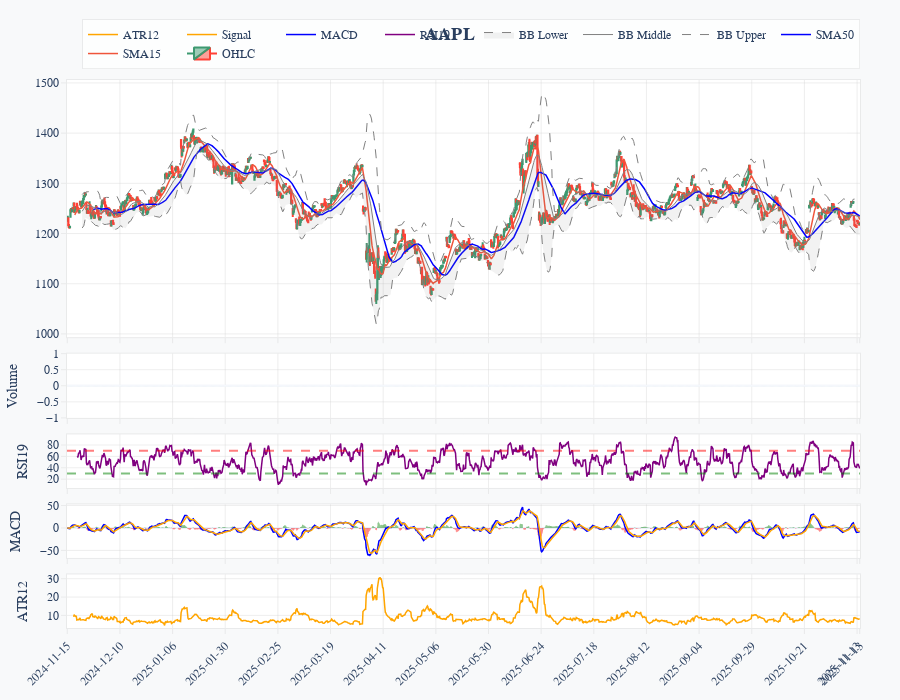

Here is the notebook cell this chart was saved with:
### Code cell
ta_client = TAClient()
df = ta_client.calculate_indicators(df_init, indicators)

from quanta.utils.trace import Candlesticks, Volume, Line

traces = [
    Candlesticks(),
    Line('hl_avg', name='HL Average', color='purple'),
    Volume()
]


from quanta.clients.chart import ChartClient

chart_client = ChartClient()
chart_client.plot(df, "AAPL", traces=traces, indicators=indicators, theme='professional')

### Figure 1 — Plotly figure (JSON) as saved in the notebook; plotly's stock layout.template omitted (floating-point values rounded to 4 significant figures; data arrays with more than 128 entries replaced by an {"elided": "..."} marker saying what was removed)
{"data": [{"close": {"elided": "1491 float values"}, "high": {"elided": "1491 float values"}, "low": {"elided": "1491 float values"}, "name": "OHLC", "open": {"elided": "1491 float values"}, "type": "candlestick", "x": {"elided": "1491 int values"}, "xaxis": "x", "yaxis": "y"}, {"line": {"width": 1.5}, "name": "SMA15", "type": "scatter", "x": {"elided": "1491 int values"}, "xaxis": "x", "y": {"elided": "1491 float values"}, "yaxis": "y"}, {"line": {"color": "blue", "width": 1.5}, "name": "SMA50", "type": "scatter", "x": {"elided": "1491 int values"}, "xaxis": "x", "y": {"elided": "1491 float values"}, "yaxis": "y"}, {"line": {"color": "gray", "dash": "dash", "width": 1}, "name": "BB Upper", "type": "scatter", "x": {"elided": "1491 int values"}, "xaxis": "x", "y": {"elided": "1491 float values"}, "yaxis": "y"}, {"line": {"color": "gray", "width": 1}, "name": "BB Middle", "type": "scatter", "x": {"elided": "1491 int values"}, "xaxis": "x", "y": {"elided": "1491 float values"}, "yaxis": "y"}, {"fill": "tonexty", "fillcolor": "rgba(128,128,128,0.1)", "line": {"color": "gray", "dash": "dash", "width": 1}, "name": "BB Lower", "type": "scatter", "x": {"elided": "1491 int values"}, "xaxis": "x", "y": {"elided": "1491 float values"}, "yaxis": "y"}, {"marker": {"color": {"elided": "1491 str values"}}, "name": "Volume", "showlegend": false, "type": "bar", "x": {"elided": "1491 int values"}, "xaxis": "x2", "y": {"elided": "1491 int values"}, "yaxis": "y2"}, {"line": {"color": "purple", "width": 1.5}, "name": "RSI19", "type": "scatter", "x": {"elided": "1491 int values"}, "xaxis": "x3", "y": {"elided": "1491 float values"}, "yaxis": "y3"}, {"line": {"color": "blue", "width": 1.5}, "name": "MACD", "type": "scatter", "x": {"elided": "1491 int values"}, "xaxis": "x4", "y": {"elided": "1491 float values"}, "yaxis": "y4"}, {"line": {"color": "orange", "width": 1.5}, "name": "Signal", "type": "scatter", "x": {"elided": "1491 int values"}, "xaxis": "x4", "y": {"elided": "1491 float values"}, "yaxis": "y4"}, {"marker": {"color": {"elided": "1491 str values"}, "line": {"color": {"elided": "1491 str values"}, "width": 0}}, "name": "Histogram", "opacity": 0.7, "showlegend": false, "type": "bar", "x": {"elided": "1491 int values"}, "xaxis": "x4", "y": {"elided": "1491 float values"}, "yaxis": "y4"}, {"line": {"color": "orange", "width": 1.5}, "name": "ATR12", "type": "scatter", "x": {"elided": "1491 int values"}, "xaxis": "x5", "y": {"elided": "1491 float values"}, "yaxis": "y5"}], "layout": {"font": {"family": "Computer Modern, serif", "size": 12}, "height": 700, "hovermode": "x unified", "legend": {"bgcolor": "rgba(255, 255, 255, 0.8)", "bordercolor": "rgba(200, 200, 200, 0.3)", "borderwidth": 1, "orientation": "h", "x": 1, "xanchor": "right", "y": 1.02, "yanchor": "bottom"}, "margin": {"b": 50, "l": 60, "r": 40, "t": 80}, "paper_bgcolor": "#f8f9fa", "plot_bgcolor": "white", "shapes": [{"line": {"color": "red", "dash": "dash"}, "opacity": 0.5, "type": "line", "x0": 0, "x1": 1, "xref": "x3 domain", "y0": 70, "y1": 70, "yref": "y3"}, {"line": {"color": "green", "dash": "dash"}, "opacity": 0.5, "type": "line", "x0": 0, "x1": 1, "xref": "x3 domain", "y0": 30, "y1": 30, "yref": "y3"}], "showlegend": true, "title": {"font": {"family": "Computer Modern, serif", "size": 18}, "text": "<b>AAPL</b>", "x": 0.5, "xanchor": "center"}, "xaxis": {"anchor": "y", "domain": [0, 1], "gridcolor": "rgba(200, 200, 200, 0.3)", "gridwidth": 1, "linecolor": "rgba(200, 200, 200, 0.3)", "linewidth": 1, "matches": "x5", "mirror": true, "rangeslider": {"visible": false}, "showgrid": true, "showline": true, "showticklabels": false, "tickangle": -45, "tickcolor": "rgba(200, 200, 200, 0.3)", "ticklen": 5, "tickmode": "array", "ticks": "outside", "ticktext": ["2024-11-15", "2024-12-10", "2025-01-06", "2025-01-30", "2025-02-25", "2025-03-19", "2025-04-11", "2025-05-06", "2025-05-30", "2025-06-24", "2025-07-18", "2025-08-12", "2025-09-04", "2025-09-29", "2025-10-21", "2025-11-13", "2025-11-13"], "tickvals": [0, 99, 198, 297, 396, 495, 594, 693, 792, 891, 990, 1089, 1188, 1287, 1386, 1485, 1490], "tickwidth": 1}, "xaxis2": {"anchor": "y2", "domain": [0, 1], "gridcolor": "rgba(200, 200, 200, 0.3)", "gridwidth": 1, "linecolor": "rgba(200, 200, 200, 0.3)", "linewidth": 1, "matches": "x5", "mirror": true, "showgrid": true, "showline": true, "showticklabels": false, "tickangle": -45, "tickcolor": "rgba(200, 200, 200, 0.3)", "ticklen": 5, "tickmode": "array", "ticks": "outside", "ticktext": ["2024-11-15", "2024-12-10", "2025-01-06", "2025-01-30", "2025-02-25", "2025-03-19", "2025-04-11", "2025-05-06", "2025-05-30", "2025-06-24", "2025-07-18", "2025-08-12", "2025-09-04", "2025-09-29", "2025-10-21", "2025-11-13", "2025-11-13"], "tickvals": [0, 99, 198, 297, 396, 495, 594, 693, 792, 891, 990, 1089, 1188, 1287, 1386, 1485, 1490], "tickwidth": 1}, "xaxis3": {"anchor": "y3", "domain": [0, 1], "gridcolor": "rgba(200, 200, 200, 0.3)", "gridwidth": 1, "linecolor": "rgba(200, 200, 200, 0.3)", "linewidth": 1, "matches": "x5", "mirror": true, "showgrid": true, "showline": true, "showticklabels": false, "tickangle": -45, "tickcolor": "rgba(200, 200, 200, 0.3)", "ticklen": 5, "tickmode": "array", "ticks": "outside", "ticktext": ["2024-11-15", "2024-12-10", "2025-01-06", "2025-01-30", "2025-02-25", "2025-03-19", "2025-04-11", "2025-05-06", "2025-05-30", "2025-06-24", "2025-07-18", "2025-08-12", "2025-09-04", "2025-09-29", "2025-10-21", "2025-11-13", "2025-11-13"], "tickvals": [0, 99, 198, 297, 396, 495, 594, 693, 792, 891, 990, 1089, 1188, 1287, 1386, 1485, 1490], "tickwidth": 1}, "xaxis4": {"anchor": "y4", "domain": [0, 1], "gridcolor": "rgba(200, 200, 200, 0.3)", "gridwidth": 1, "linecolor": "rgba(200, 200, 200, 0.3)", "linewidth": 1, "matches": "x5", "mirror": true, "showgrid": true, "showline": true, "showticklabels": false, "tickangle": -45, "tickcolor": "rgba(200, 200, 200, 0.3)", "ticklen": 5, "tickmode": "array", "ticks": "outside", "ticktext": ["2024-11-15", "2024-12-10", "2025-01-06", "2025-01-30", "2025-02-25", "2025-03-19", "2025-04-11", "2025-05-06", "2025-05-30", "2025-06-24", "2025-07-18", "2025-08-12", "2025-09-04", "2025-09-29", "2025-10-21", "2025-11-13", "2025-11-13"], "tickvals": [0, 99, 198, 297, 396, 495, 594, 693, 792, 891, 990, 1089, 1188, 1287, 1386, 1485, 1490], "tickwidth": 1}, "xaxis5": {"anchor": "y5", "domain": [0, 1], "gridcolor": "rgba(200, 200, 200, 0.3)", "gridwidth": 1, "linecolor": "rgba(200, 200, 200, 0.3)", "linewidth": 1, "mirror": true, "showgrid": true, "showline": true, "tickangle": -45, "tickcolor": "rgba(200, 200, 200, 0.3)", "ticklen": 5, "tickmode": "array", "ticks": "outside", "ticktext": ["2024-11-15", "2024-12-10", "2025-01-06", "2025-01-30", "2025-02-25", "2025-03-19", "2025-04-11", "2025-05-06", "2025-05-30", "2025-06-24", "2025-07-18", "2025-08-12", "2025-09-04", "2025-09-29", "2025-10-21", "2025-11-13", "2025-11-13"], "tickvals": [0, 99, 198, 297, 396, 495, 594, 693, 792, 891, 990, 1089, 1188, 1287, 1386, 1485, 1490], "tickwidth": 1}, "yaxis": {"anchor": "x", "domain": [0.5307, 1], "gridcolor": "rgba(200, 200, 200, 0.3)", "gridwidth": 1, "linecolor": "rgba(200, 200, 200, 0.3)", "linewidth": 1, "mirror": true, "showgrid": true, "showline": true, "tickcolor": "rgba(200, 200, 200, 0.3)", "ticklen": 5, "ticks": "outside", "tickwidth": 1}, "yaxis2": {"anchor": "x2", "domain": [0.3833, 0.5007], "gridcolor": "rgba(200, 200, 200, 0.3)", "gridwidth": 1, "linecolor": "rgba(200, 200, 200, 0.3)", "linewidth": 1, "mirror": true, "showgrid": true, "showline": true, "tickcolor": "rgba(200, 200, 200, 0.3)", "ticklen": 5, "ticks": "outside", "tickwidth": 1, "title": {"text": "Volume"}}, "yaxis3": {"anchor": "x3", "domain": [0.2556, 0.3533], "gridcolor": "rgba(200, 200, 200, 0.3)", "gridwidth": 1, "linecolor": "rgba(200, 200, 200, 0.3)", "linewidth": 1, "mirror": true, "showgrid": true, "showline": true, "tickcolor": "rgba(200, 200, 200, 0.3)", "ticklen": 5, "ticks": "outside", "tickwidth": 1, "title": {"text": "RSI19"}}, "yaxis4": {"anchor": "x4", "domain": [0.1278, 0.2256], "gridcolor": "rgba(200, 200, 200, 0.3)", "gridwidth": 1, "linecolor": "rgba(200, 200, 200, 0.3)", "linewidth": 1, "mirror": true, "showgrid": true, "showline": true, "tickcolor": "rgba(200, 200, 200, 0.3)", "ticklen": 5, "ticks": "outside", "tickwidth": 1, "title": {"text": "MACD"}}, "yaxis5": {"anchor": "x5", "domain": [0, 0.09778], "gridcolor": "rgba(200, 200, 200, 0.3)", "gridwidth": 1, "linecolor": "rgba(200, 200, 200, 0.3)", "linewidth": 1, "mirror": true, "showgrid": true, "showline": true, "tickcolor": "rgba(200, 200, 200, 0.3)", "ticklen": 5, "ticks": "outside", "tickwidth": 1, "title": {"text": "ATR12"}}}}
